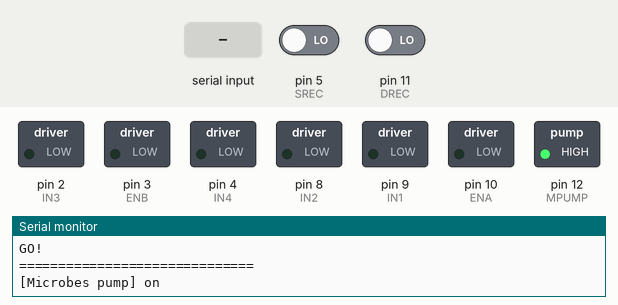
This sketch was run on a simulated Arduino Uno, built with avr-gcc and run on an emulated ATmega328P. Parts: switched loads named in the sketch (green lamp = pin HIGH), the last lines printed to the serial monitor. The test bench sets the inputs (shaded band); at power-on: pin 5 (SREC) LOW, pin 11 (DREC) LOW.

Above: at 8.2 s.
8.3 s: "90,45\n" received over the second serial link
At 9.7 s:
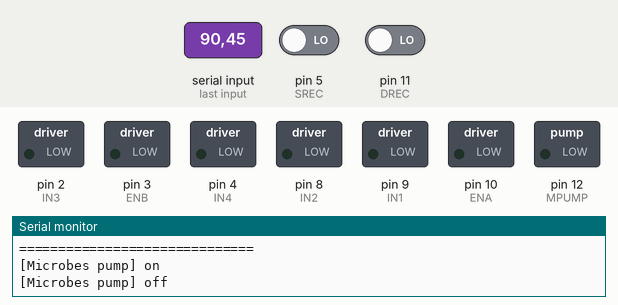
17.6 s: "5\n" received over the second serial link
Timing chart, 0 to 28.7 s (numbered marks = the images above; inputs shaded):
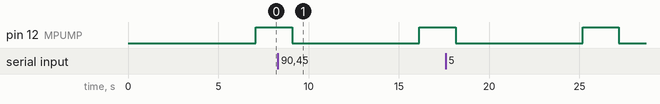

The sketch:

motor_automation.ino
```cpp
// ── N20 MOTOR AUTOMATED TEST ─────────────────
#include <SoftwareSerial.h>
#define STARTUP_DELAY 5000
#define RUN_TIME      3000
#define PAUSE_TIME    1000
#define PUMP_TIME  2000
#define IN1 9
#define IN2 8
#define ENA 10
#define IN3 2
#define IN4 4
#define ENB 3
#define DREC 11
#define SREC 5
#define MPUMP 12
#define APUMP 13
#define BPUMP 1

bool drillUp = false;
bool sensUp = false;
bool pumpStarted = false;
bool PHStarted = false;

int rcVal = 0;
int PHVal = 7;

SoftwareSerial fromArduino(6,7);

// ─── Motor Helpers ───────────────────────────
void drillStop() {
  digitalWrite(IN1, LOW);
  digitalWrite(IN2, LOW);
  analogWrite(ENA, 0);
  Serial.println("[DRILL] STOP");
  delay(PAUSE_TIME);
}

void drillForward() {
  digitalWrite(IN1, HIGH);
  digitalWrite(IN2, LOW);
  analogWrite(ENA, 255);
  Serial.println("[DRILL] FORWARD");
  delay(RUN_TIME);
  drillUp = true;
  drillStop();
}

void drillReverse() {
  digitalWrite(IN1, LOW);
  digitalWrite(IN2, HIGH);
  analogWrite(ENA, 255);
  Serial.println("[DRILL] REVERSE");
  delay(RUN_TIME);
  drillUp = false;
  drillStop();
}

void sensStop() {
  digitalWrite(IN3, LOW);
  digitalWrite(IN4, LOW);
  analogWrite(ENB, 0);
  Serial.println("[SENS] STOP");
  delay(PAUSE_TIME);
}

void sensForward() {
  digitalWrite(IN3, HIGH);
  digitalWrite(IN4, LOW);
  analogWrite(ENB, 255);
  Serial.println("[SENS] FORWARD");
  delay(RUN_TIME);
  sensUp = true;
  sensStop();
}

void sensReverse() {
  digitalWrite(IN3, LOW);
  digitalWrite(IN4, HIGH);
  analogWrite(ENB, 255);
  Serial.println("[SENS] REVERSE");
  delay(RUN_TIME);
  sensUp = false;
  sensStop();
}
void pumpStop(){
  digitalWrite(MPUMP, LOW);
  Serial.println("[Microbes pump] off");
  delay(PAUSE_TIME);
  pumpStarted = false;
}
void pumpStart(){
  digitalWrite(MPUMP, HIGH);
  pumpStarted = true;
  Serial.println("[Microbes pump] on");
  delay(PUMP_TIME);
  pumpStop();

}
void acidStart(){
  digitalWrite(APUMP, HIGH);
  PHStarted = true;
  delay(PUMP_TIME);
  digitalWrite(APUMP, LOW);
  PHStarted = false;
}
void baseStart(){
  Serial.end();
  digitalWrite(BPUMP, HIGH);
  PHStarted = true;
  delay(PUMP_TIME);
  digitalWrite(BPUMP, LOW);
  PHStarted = false;
  Serial.begin(9600);
}


void allStop() {
  drillStop();
  sensStop();
}

// ─── Setup ───────────────────────────────────
void setup() {
  Serial.begin(9600);
  fromArduino.begin(9600);
  pinMode(IN1, OUTPUT); pinMode(IN2, OUTPUT); pinMode(ENA, OUTPUT);
  pinMode(IN3, OUTPUT); pinMode(IN4, OUTPUT); pinMode(ENB, OUTPUT);
  pinMode(DREC, INPUT);  pinMode(SREC, INPUT); // FIXED
  pinMode(MPUMP, OUTPUT);


  allStop();

  Serial.println("==============================");
  Serial.println("N20 Automated Motor Test");
  Serial.println("Starting in 5 seconds...");
  Serial.println("==============================");

  for (int i = 5; i > 0; i--) {
    Serial.print(i);
    Serial.println("...");
    delay(1000);
  }

  Serial.println("==============================");
  Serial.println("GO!");
  Serial.println("==============================");
}

// ─── Main Loop ───────────────────────────────
void loop() {
  if (fromArduino.available()){
    String data = fromArduino.readStringUntil('\n');
    data.trim();
    Serial.print("Recieved: ");
    Serial.println(data);
    PHVal = data.toFloat();
  }
  int driveVal = pulseIn(DREC, HIGH, 25000);  // FIXED
  if (!drillUp && !pumpStarted){
    pumpStart();
    acidStart();
  }
  if (!sensUp && !pumpStarted){
    baseStart();
  }


  if (driveVal < 1200) {
    Serial.println("No signal. Stopping drill.");
    drillStop();
  } else {
    Serial.println("Signal found. Starting drill.");

    // Drill toggle
    if (drillUp) {
      drillReverse();
    } else {
      drillForward();
    }

    // Sensor toggle

  }
  int sensVal = pulseIn(SREC, HIGH, 25000);
  if (sensVal < 1200){
    Serial.println("No signal. Stopping sens");
    sensStop();
  }else{
    if(sensUp){
      sensReverse();
    }else{
      sensForward();
    }
  }

}
```
